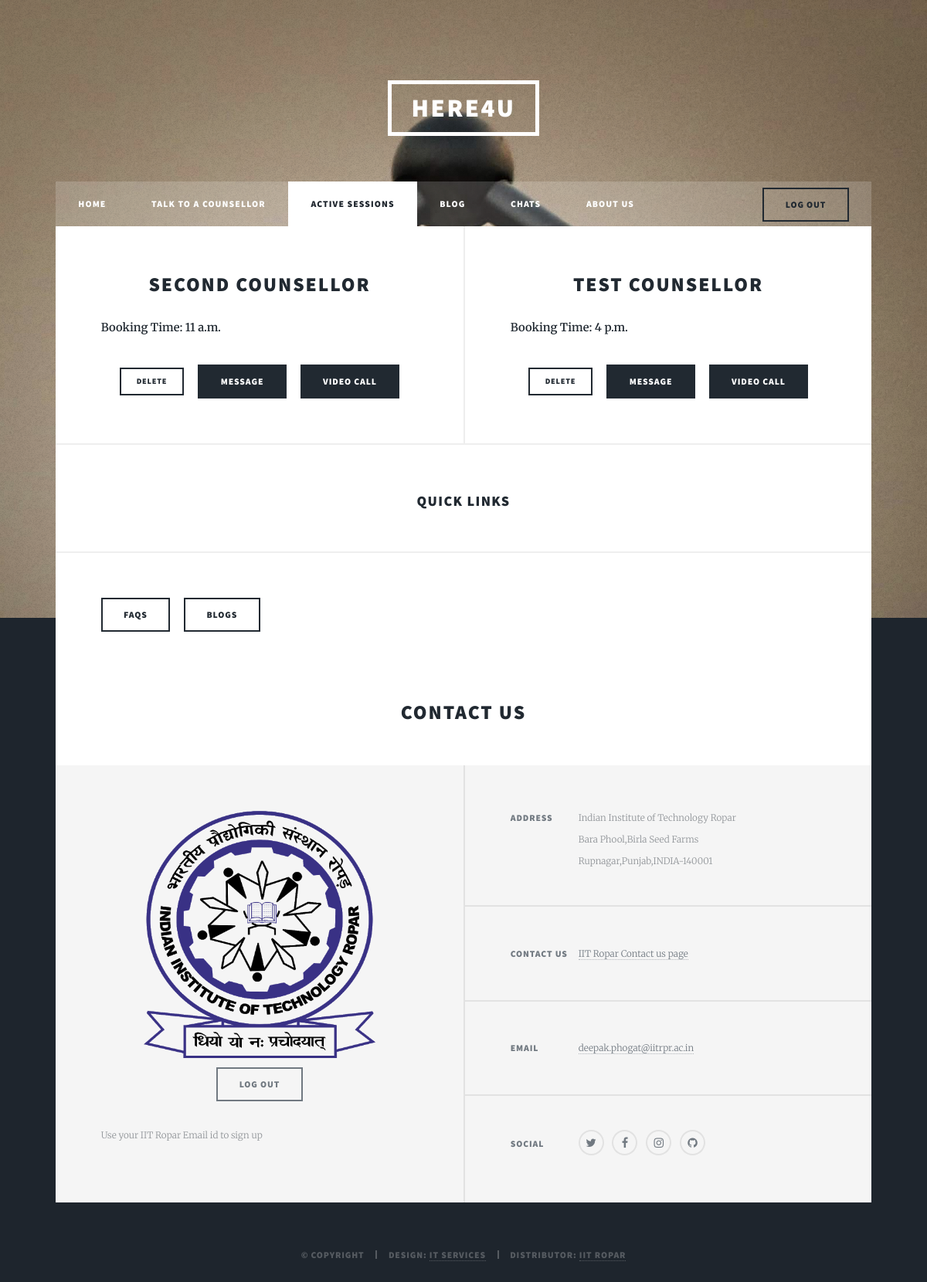
Page /active-sessions/ (signed in) on the committed database.
### client/models.py (models this page shows, shortened)
class Counsellordata(models.Model):
    User = models.OneToOneField(User,on_delete=models.SET_NULL, null=True, blank=True)
    Name = models.CharField(max_length=100)
    Gender=models.CharField(max_length=32,choices=[('Male','Male'),('Female','Female'),('Others','Others')])
    Age=models.IntegerField(blank = True,null=True)
    Profile_pic = models.FileField(blank=True,null=True)
    Email=models.EmailField()
    State=models.CharField(max_length=50,blank=True,null=True)
    City=models.CharField(max_length=50,blank=True,null=True)
    Education=models.CharField(max_length=300,blank = True,null=True)
    Expertise = models.CharField(max_length=200,blank=True,null=True)
    Summary = models.CharField(max_length=1000,blank=True,null=True)
    Consultation_start = models.TimeField(null=True,auto_now=False, auto_now_add=False)
    Consultation_end = models.TimeField(null=True,auto_now=False, auto_now_add=False)

class ActiveBookings(models.Model):
    client = models.ForeignKey(User,on_delete=models.SET_NULL,null=True,related_name='client_id')
    counsellor = models.ForeignKey(User,on_delete=models.SET_NULL,null=True,related_name='counsellor_id')
    Booking_time = models.TimeField(null=True,auto_now=False, auto_now_add=False)

### client/views.py (the view)
# urls.py: path('active-sessions/',views.sessions,name="active-sessions"),
@login_required
def sessions(request):
    user_check = True
    if request.user.is_authenticated:
        coun = Counsellordata.objects.all().filter(User=request.user)
        if coun:
            user_check = False
            return render(request,'client/home.html',{"client":user_check})
    all_counsellors = []
    time = []
    for obj in ActiveBookings.objects.filter(client=request.user):
        counsellor = obj.counsellor
        time.append(obj.Booking_time)
        all_counsellors.append(Counsellordata.objects.get(User=counsellor))
    content = {"client":user_check,"all_counsellors":zip(all_counsellors,time)}
    return render(request,'client/active_sessions.html',content)

### client/templates/client/active_sessions.html (shortened to what this page needs)
{%extends "client/base.html"%}
 {%block home_state%}<li>{%endblock%}
 {%block talk_state%}<li>{%endblock%}
 {%block session_state%}<li class = "active">{%endblock%}
 {%block blog_state%}<li>{%endblock%}
 	{%block message_state%}<li>{%endblock%}
 {%block about_state%}<li>{%endblock%}
 {%block content%}
	<section class="posts">
		{%for counsellor,time in all_counsellors%}
			<article>
				<header>
					<h2><a href="#">{{counsellor.Name}}</a></h2>
				</header>
				<p><b>Booking Time: {{time}}</b></p>
				<ul class="actions">
					<li><a href="{%url 'delete-booking' counsellor.User.id%}" class="button small">Delete</a></li>
					<li><a href="{%url 'message-detail' pk=counsellor.User.id %}" class="button special">Message</a></li>
					<li><a href="{%url 'connect-counsellor' pk=counsellor.User.id %}" class="button special">Video Call</a></li>
				</ul>
			</article>
		{%endfor%}
		</section>
{%endblock%}

### rows in the picture
Counsellordata: Name "SECOND COUNSELLOR", Booking_time "11 a.m."
Counsellordata: Name "TEST COUNSELLOR", Booking_time "4 p.m."
